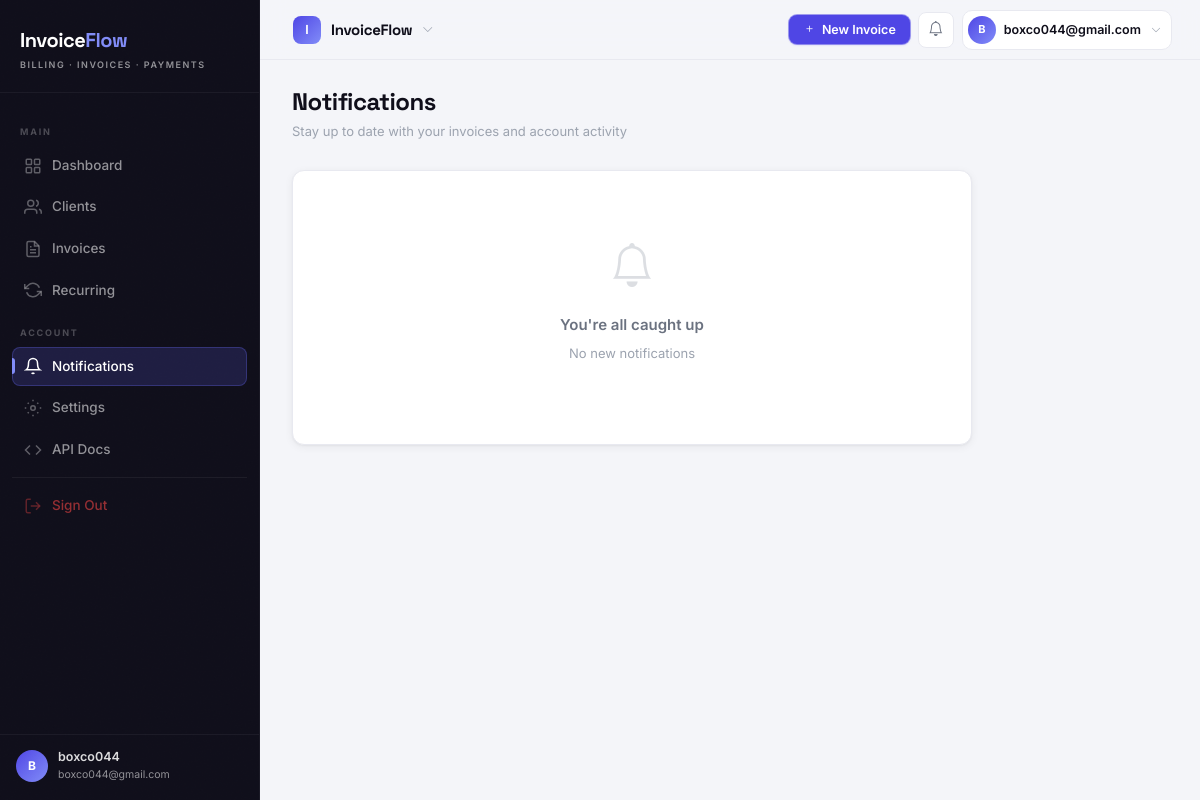
Screenshot of /notifications/ (signed in) with the database file from the repository.
### accounts/models.py (models this page shows, shortened)
class User(AbstractUser):
    id = models.UUIDField(primary_key=True, default=uuid.uuid4, editable=False)
    email = models.EmailField(unique=True)
    avatar = models.ImageField(upload_to='avatars/', null=True, blank=True)
    is_email_verified = models.BooleanField(default=False)
    totp_secret = models.CharField(max_length=64, blank=True, default='')
    totp_enabled = models.BooleanField(default=False)
    created_at = models.DateTimeField(auto_now_add=True)
    updated_at = models.DateTimeField(auto_now=True)
    USERNAME_FIELD = 'email'
    REQUIRED_FIELDS = ['username']
    class Meta:
        verbose_name = 'User'
        verbose_name_plural = 'Users'

### notifications/views.py (the view)
# urls.py: path('', views.notification_list, name='list'),
@login_required
def notification_list(request):
    notifications = Notification.objects.filter(user=request.user)
    return render(request, 'notifications/list.html', {'notifications': notifications})

### templates/notifications/list.html (shortened to what this page needs)
{% extends 'base.html' %}
{% block content %}
<div class="page-header">
  <div class="page-header-left">
    <h1 class="page-title">Notifications</h1>
    <p class="page-subtitle">Stay up to date with your invoices and account activity</p>
  </div>
</div>
<div class="card" style="max-width:680px;">
  {% for notif in notifications %}
  <div style="display:flex;gap:14px;padding:16px 20px;border-bottom:1px solid var(--border-subtle);background:{% if not notif.is_read %}rgba(99,102,241,0.03){% else %}transparent{% endif %};transition:background 0.15s;">
    <div style="width:36px;height:36px;border-radius:10px;background:{% if not notif.is_read %}var(--brand-50){% else %}#f3f4f6{% endif %};display:flex;align-items:center;justify-content:center;flex-shrink:0;">
      <i class="bi bi-bell{% if not notif.is_read %}-fill{% endif %}" style="font-size:15px;color:{% if not notif.is_read %}var(--brand-500){% else %}var(--text-muted){% endif %};"></i>
    </div>
    <div style="flex:1;min-width:0;">
      <div style="font-size:13.5px;{% if not notif.is_read %}font-weight:600;color:var(--text-primary){% else %}color:var(--text-secondary){% endif %};">{{ notif.message }}</div>
      <div style="font-size:11.5px;color:var(--text-muted);margin-top:3px;">{{ notif.created_at|timesince }} ago</div>
    </div>
    {% if not notif.is_read %}
    <div style="flex-shrink:0;">
      <a href="{% url 'notifications:mark_read' notif.pk %}" class="btn btn-ghost btn-sm" style="padding:4px 10px;">Mark read</a>
    </div>
    {% endif %}
  </div>
  {% empty %}
  <div class="empty-state">
    <i class="bi bi-bell empty-state-icon"></i>
    <h3>You're all caught up</h3>
    <p>No new notifications</p>
  </div>
  {% endfor %}
</div>
{% endblock %}

### templates/base.html (shortened to what this page needs)
<!DOCTYPE html>
<html lang="en">
<head>
  <link rel="stylesheet" href="https://cdn.jsdelivr.net/npm/bootstrap-icons@1.11.3/font/bootstrap-icons.min.css">
  {% load static %}
  <link rel="stylesheet" href="{% static 'css/invoiceflow.css' %}">
</head>
<body>
<aside class="sidebar" id="sidebar">
  <div class="sidebar-brand">
    <div class="brand-text">Invoice<span>Flow</span></div>
    <div class="brand-tag">Billing · Invoices · Payments</div>
  </div>
  <nav class="sidebar-nav">
    <div class="sidebar-section-label">Main</div>
    <a href="{% url 'dashboard:dashboard' %}" class="{% if request.resolver_match.namespace == 'dashboard' %}active{% endif %}">
      <svg class="nav-icon" fill="none" viewBox="0 0 24 24" stroke="currentColor" stroke-width="2">
        <rect x="3" y="3" width="7" height="7" rx="1"/><rect x="14" y="3" width="7" height="7" rx="1"/>
        <rect x="3" y="14" width="7" height="7" rx="1"/><rect x="14" y="14" width="7" height="7" rx="1"/>
      </svg>
      Dashboard
    </a>
    <a href="{% url 'clients:list' %}" class="{% if request.resolver_match.namespace == 'clients' %}active{% endif %}">
      <svg class="nav-icon" fill="none" viewBox="0 0 24 24" stroke="currentColor" stroke-width="2">
        <path d="M17 21v-2a4 4 0 0 0-4-4H5a4 4 0 0 0-4 4v2"/><circle cx="9" cy="7" r="4"/>
        <path d="M23 21v-2a4 4 0 0 0-3-3.87"/><path d="M16 3.13a4 4 0 0 1 0 7.75"/>
      </svg>
      Clients
    </a>
    <a href="{% url 'invoices:list' %}" class="{% if request.resolver_match.namespace == 'invoices' %}active{% endif %}">
      <svg class="nav-icon" fill="none" viewBox="0 0 24 24" stroke="currentColor" stroke-width="2">
        <path d="M14 2H6a2 2 0 0 0-2 2v16a2 2 0 0 0 2 2h12a2 2 0 0 0 2-2V8z"/>
        <polyline points="14 2 14 8 20 8"/><line x1="16" y1="13" x2="8" y2="13"/><line x1="16" y1="17" x2="8" y2="17"/><polyline points="10 9 9 9 8 9"/>
      </svg>
      Invoices
    </a>
    <a href="{% url 'recurring:list' %}" class="{% if request.resolver_match.namespace == 'recurring' %}active{% endif %}">
      <svg class="nav-icon" fill="none" viewBox="0 0 24 24" stroke="currentColor" stroke-width="2">
        <polyline points="1 4 1 10 7 10"/><polyline points="23 20 23 14 17 14"/>
        <path d="M20.49 9A9 9 0 0 0 5.64 5.64L1 10m22 4-4.64 4.36A9 9 0 0 1 3.51 15"/>
      </svg>
      Recurring
    </a>
    <div class="sidebar-section-label">Account</div>
    <a href="{% url 'notifications:list' %}" class="{% if request.resolver_match.namespace == 'notifications' %}active{% endif %}">
      <svg class="nav-icon" fill="none" viewBox="0 0 24 24" stroke="currentColor" stroke-width="2">
        <path d="M18 8A6 6 0 0 0 6 8c0 7-3 9-3 9h18s-3-2-3-9"/>
        <path d="M13.73 21a2 2 0 0 1-3.46 0"/>
      </svg>
      Notifications
    </a>
    <a href="{% url 'organizations:settings' %}" class="{% if request.resolver_match.namespace == 'organizations' %}active{% endif %}">
      <svg class="nav-icon" fill="none" viewBox="0 0 24 24" stroke="currentColor" stroke-width="2">
        <circle cx="12" cy="12" r="3"/>
        <path d="M19.07 4.93l-1.41 1.41M4.93 4.93l1.41 1.41M4.93 19.07l1.41-1.41M19.07 19.07l-1.41-1.41M1 12h2M21 12h2M12 1v2M12 21v2"/>
      </svg>
      Settings
    </a>
    <a href="/api/docs/" target="_blank">
      <svg class="nav-icon" fill="none" viewBox="0 0 24 24" stroke="currentColor" stroke-width="2">
        <polyline points="16 18 22 12 16 6"/><polyline points="8 6 2 12 8 18"/>
      </svg>
      API Docs
    </a>
    <hr style="border:none;border-top:1px solid rgba(255,255,255,0.06);margin:8px 0;">
    <a href="{% url 'account_logout' %}" class="nav-signout">
      <svg class="nav-icon" fill="none" viewBox="0 0 24 24" stroke="currentColor" stroke-width="2">
        <path d="M9 21H5a2 2 0 0 1-2-2V5a2 2 0 0 1 2-2h4"/>
        <polyline points="16 17 21 12 16 7"/><line x1="21" y1="12" x2="9" y2="12"/>
      </svg>
      Sign Out
    </a>
  </nav>
  <div class="sidebar-footer">
    <div class="sidebar-user">
      <div class="sidebar-avatar">{{ request.user.email|first|upper }}</div>
      <div class="sidebar-user-info">
        <div class="sidebar-user-name">{{ request.user.get_full_name|default:request.user.username }}</div>
        <div class="sidebar-user-email">{{ request.user.email }}</div>
      </div>
    </div>
  </div>
</aside>
<header class="topbar">
  <div style="display:flex;align-items:center;gap:12px;">
    <div class="topbar-org-switcher">
      <button class="topbar-org-btn" onclick="document.getElementById('org-dropdown').classList.toggle('show')">
        <div class="org-avatar">{% if org %}{{ org.name|first|upper }}{% else %}I{% endif %}</div>
        <span class="org-name">{% if org %}{{ org.name }}{% else %}InvoiceFlow{% endif %}</span>
        <i class="bi bi-chevron-down"></i>
      </button>
    </div>
  </div>
  <div class="topbar-actions">
    <a href="{% url 'invoices:create' %}" class="btn btn-primary" style="padding:6px 14px;font-size:12.5px;">
      <i class="bi bi-plus"></i> New Invoice
    </a>
    <a href="{% url 'notifications:list' %}" class="btn-icon" title="Notifications">
      <i class="bi bi-bell"></i>
    </a>
    <a href="{% url 'organizations:settings' %}" class="topbar-user-btn">
      <div class="topbar-user-avatar">{{ request.user.email|first|upper }}</div>
      <span class="topbar-user-name">{{ request.user.email|truncatechars:22 }}</span>
      <i class="bi bi-chevron-down" style="font-size:10px;color:var(--text-muted);margin-left:2px;"></i>
    </a>
  </div>
</header>
<main class="main-content">
  <div class="page-container">
    {% block content %}{% endblock %}
  </div>
</main>
</body>
</html>

### rows the page displays
User: user.email|first "B", user.get_full_name "boxco044", user.email "boxco044@gmail.com"
